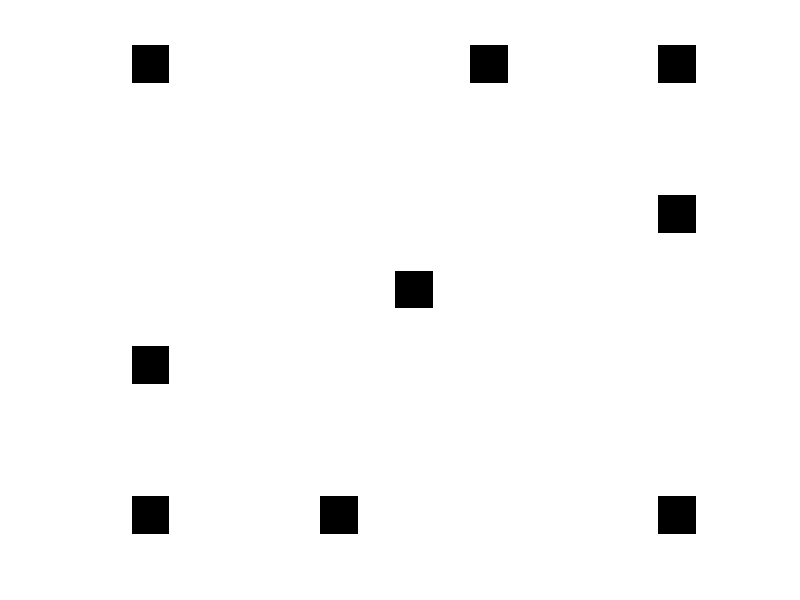
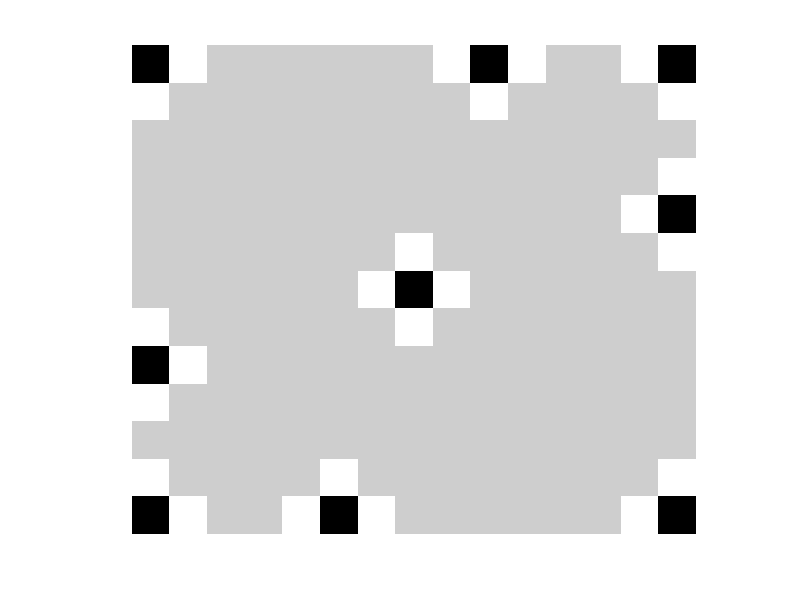
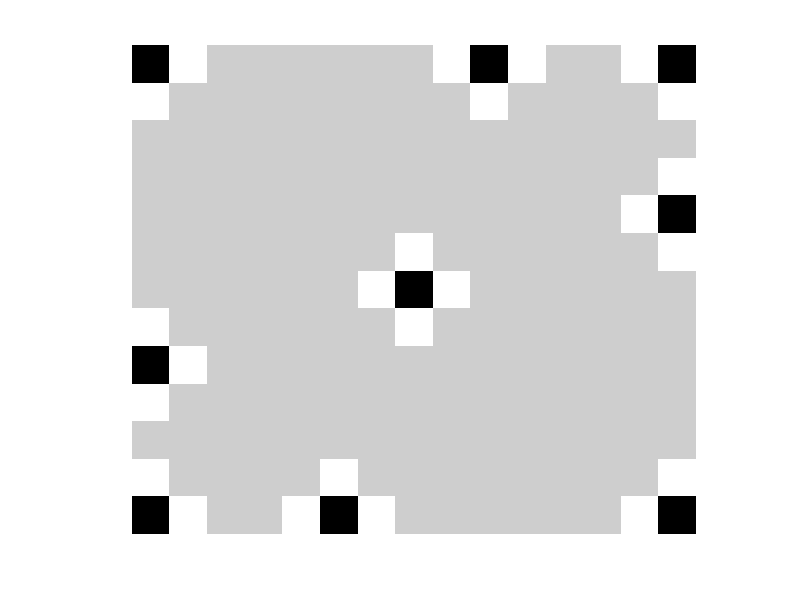
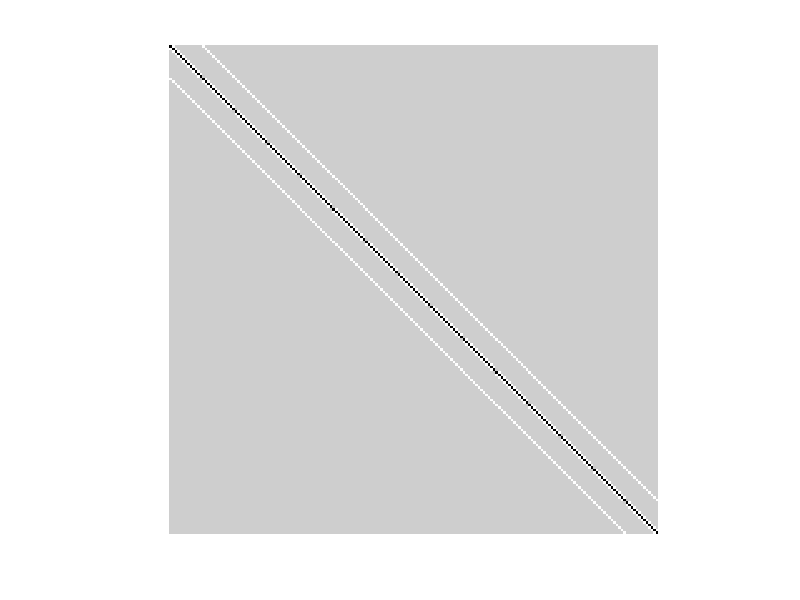

These figures' MATLAB source, in order:
function Laplacian2DFilterTest()
    m_dim = 13;
    d_dim = 15;
    k_dim = m_dim*d_dim;
    
    tm = zeros(m_dim,d_dim);
    tm(1,:) = [1 0 0 0 0 0 0 0 0 1 0 0 0 0 1];
    tm(5,:) = [0 0 0 0 0 0 0 0 0 0 0 0 0 0 1];
    tm(7,:) = [0 0 0 0 0 0 0 1 0 0 0 0 0 0 0];
    tm(9,:) = [1 0 0 0 0 0 0 0 0 0 0 0 0 0 0];
    tm(13,:) = [1 0 0 0 0 1 0 0 0 0 0 0 0 0 1];
    
    B_lap = LaplacianFilter2D(m_dim, d_dim);
    
    B_lap2 = zeros(k_dim);
    for i=1:k_dim
        for j=1:k_dim
            B_lap2(i,j) = LaplacianFilter2DAt(i,j,m_dim,d_dim);
        end
    end
            
    figure;
    imshow(mat2gray(tm),...
        'InitialMagnification', 3000, 'Colormap', flipud(gray));
    set(gca,'Ydir','reverse');

    figure;
    imshow(mat2gray(reshape(B_lap*reshape(tm,k_dim,1),m_dim,d_dim)),...
        'InitialMagnification', 3000);
    colormap(gray)
    set(gca,'Ydir','reverse');
    
    figure;
    imshow(mat2gray(reshape(B_lap2*reshape(tm,k_dim,1),m_dim,d_dim)),...
        'InitialMagnification', 3000);
    colormap(gray)
    set(gca,'Ydir','reverse');
    
    figure;
    imshow(mat2gray(B_lap),...
        'InitialMagnification', 300);
    
    figure;
    imshow(mat2gray(B_lap2),...
        'InitialMagnification', 300);
end

function [ B ] = LaplacianFilter2D(x,y)
    k = x*y;
    B = zeros(k);
    B = B + diag(ones(k,1).*(-4));
    B = B + diag(ones(k-1,1),1);
    B = B + diag(ones(k-1,1),-1);
    B = B + diag(ones(k-x,1),x);
    B = B + diag(ones(k-x,1),-x);
    for i=1:(y-1)
        j = i*x; 
        B(j,j+1) = 0;
        B(j+1,j) = 0;
    end
end

function [ v ] = LaplacianFilter2DAt(r, c, x, y)
    if(r == c)
        v = -4;
    elseif(r-1 == c) % Below or to the left
        if(mod(r-1,x) == 0)
            v = 0;
        else
            v = 1;
        end
    elseif(c-1 == r) % Above or to the right
        if(mod(c-1,x) == 0)
            v = 0;
        else
            v = 1;
        end
    elseif(c-x == r || c+x == r)
        v = 1;
    else
        v = 0;
    end
end